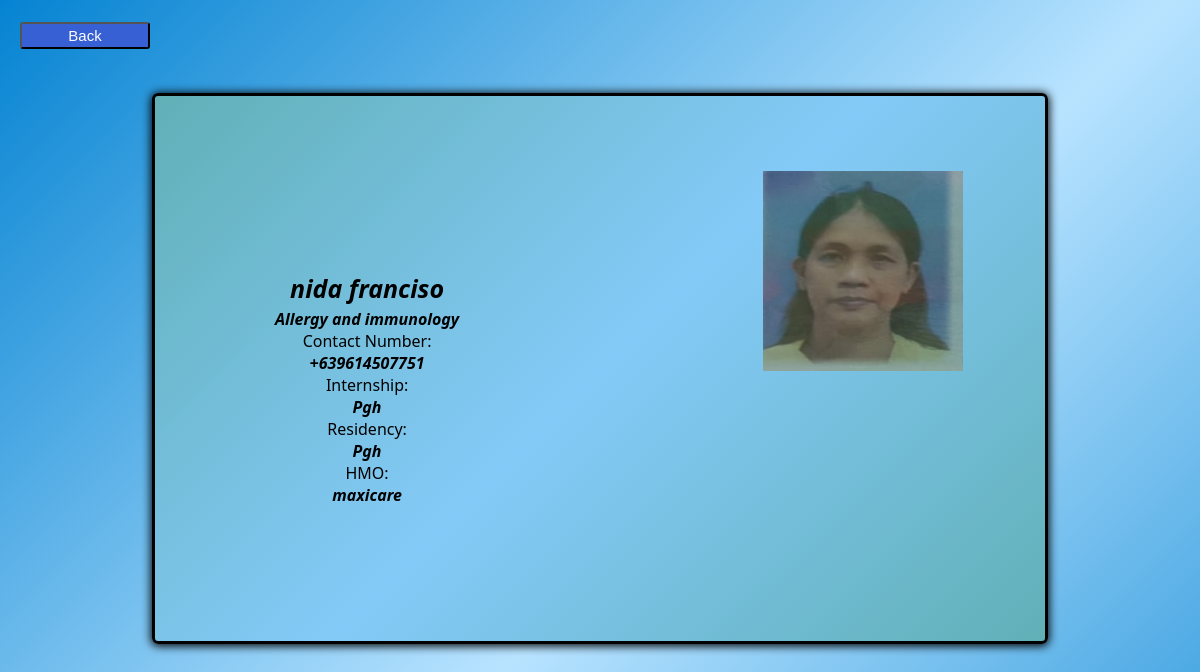
The page /users/whole-profile-doc.php?user_id=738047 (signed in) on the database its author committed.
### tables this page shows
CREATE TABLE `doctors_details` (
  `id` int(11) NOT NULL,
  `user_id` int(50) NOT NULL,
  `specialization` varchar(30) NOT NULL,
  `prc_id` blob NOT NULL,
  `prc_number` varchar(10) NOT NULL,
  `internship` varchar(20) NOT NULL,
  `residency` varchar(20) NOT NULL,
  `hmo` varchar(20) NOT NULL,
  `doc_picture` blob NOT NULL,
  `date_time_created` datetime NOT NULL,
  `date_time_updated` datetime DEFAULT NULL,
  `remarks` varchar(30) DEFAULT NULL
);

CREATE TABLE `users` (
  `id` int(11) NOT NULL,
  `doctor_or_secretary` varchar(20) NOT NULL,
  `email` varchar(50) NOT NULL,
  `account_id` int(30) NOT NULL,
  `first_name` varchar(30) NOT NULL,
  `last_name` varchar(30) NOT NULL,
  `age` int(11) NOT NULL,
  `gender` varchar(10) NOT NULL,
  `date_of_birth` date NOT NULL,
  `mobile_number` varchar(13) NOT NULL,
  `v_code` varchar(50) NOT NULL,
  `email_status` int(11) NOT NULL,
  `date_time_created` datetime NOT NULL DEFAULT current_timestamp(),
  `date_time_updated` datetime DEFAULT current_timestamp(),
  `remarks` varchar(20) DEFAULT NULL
);

### users/whole-profile-doc.php (the view, shortened to what this page needs)
<?php
include('../connection.php');
?>
<!DOCTYPE html>
<html lang="en">
<head>
    <link rel="stylesheet" href="../css/whole-profile-doc.css">
</head>
<body>
    <br>
        <div class="back">
        <form action="home.php" method="POST">
            <input type="submit" name="home" value="Back">
        </form>
        </div><br><br>
    <?php
    $id = $_GET['user_id'];
    $query_whole_profile_Doc = "SELECT users.doctor_or_secretary, users.account_id,users.first_name,
    users.last_name,users.gender,users.mobile_number,doctors_details.specialization,
    doctors_details.hmo,doctors_details.doc_picture,doctors_details.internship,doctors_details.residency
    FROM users
    LEFT JOIN doctors_details ON users.account_id = doctors_details.user_id
    WHERE doctors_details.user_id = '$id'";
    $run = mysqli_query($conn,$query_whole_profile_Doc);
    if(mysqli_num_rows($run) > 0){
        foreach ($run as $row){
            ?>
            <ul class="card-container">
                <li>
                    <div class= "card">
                        <br>
                            <div class="card-body">
                                <h5 class="card-title"> <b><i><?php echo $row ['first_name'] . " " . $row ['last_name']?></b></i></h5>
                                <h4 class="card-title"> <b><i><?php echo $row ['specialization']?></b></i></h4>
                                <p class="card-text">
                                    <label for="">Contact Number:</label><br>
                                    <b><i><?php echo $row ['mobile_number']?></b></i><br>
                                    <label for="">Internship:</label><br>
                                    <b><i><?php echo $row ['internship']?></b></i><br>
                                    <label for="">Residency:</label><br>
                                    <b><i><?php echo $row ['residency']?></b></i><br>
                                    <label for="">HMO:</label><br>
                                    <b><i><?php echo $row ['hmo']?></b></i>
                                </p>
                            </div> <br>
                            <div class="image">
                                <img src="<?php echo "doc_picture/" . $row ['doc_picture']?>" width="200px" height="200px">
                            </div>
                    </div>
                </li>
            </ul>
            <?php
        }
    }
    ?>
</body>
</html>

### css/whole-profile-doc.css (style rules this page uses)
* { margin: 0px; padding: 0px; }
body { background: linear-gradient(135deg, #0583d2, #b8e3ff, #0583d2); font-family: 'Segoe UI', Tahoma, Geneva, Verdana, sans-serif; padding-bottom: 500px; }
.back form input[type= submit] { justify-content: center; width: 130px; font-size: 15px; padding: 3px 6px; border-radius: 3px; box-sizing: border-box; background-color: #3660D4; color: white; margin-left: 20px; text-align: center; }
.card { width: 850px; height: 450px; background: linear-gradient(135deg, #61b0b7, #84caf8, #61b0b7); border-radius: 6px; position: inherit; box-shadow: 0px 1px 10px 1px #000; padding: 20px 20px ; padding-top: 75px; margin: 0 auto; border: solid black; display: flex; }
.card .image { margin-left: 24%; justify-content: center; text-align: center; }
.card .card-body { text-align: center; padding: 100px 100px; }
h5 { text-align: center; font-size: 25px; padding-bottom: 3px; }

### rows shown on the page
doctors_details: users.first_name "nida", users.last_name "franciso", specialization "Allergy and immunology", users.mobile_number "+639614507751", internship "Pgh", residency "Pgh", hmo "maxicare", doc_picture (picture)
